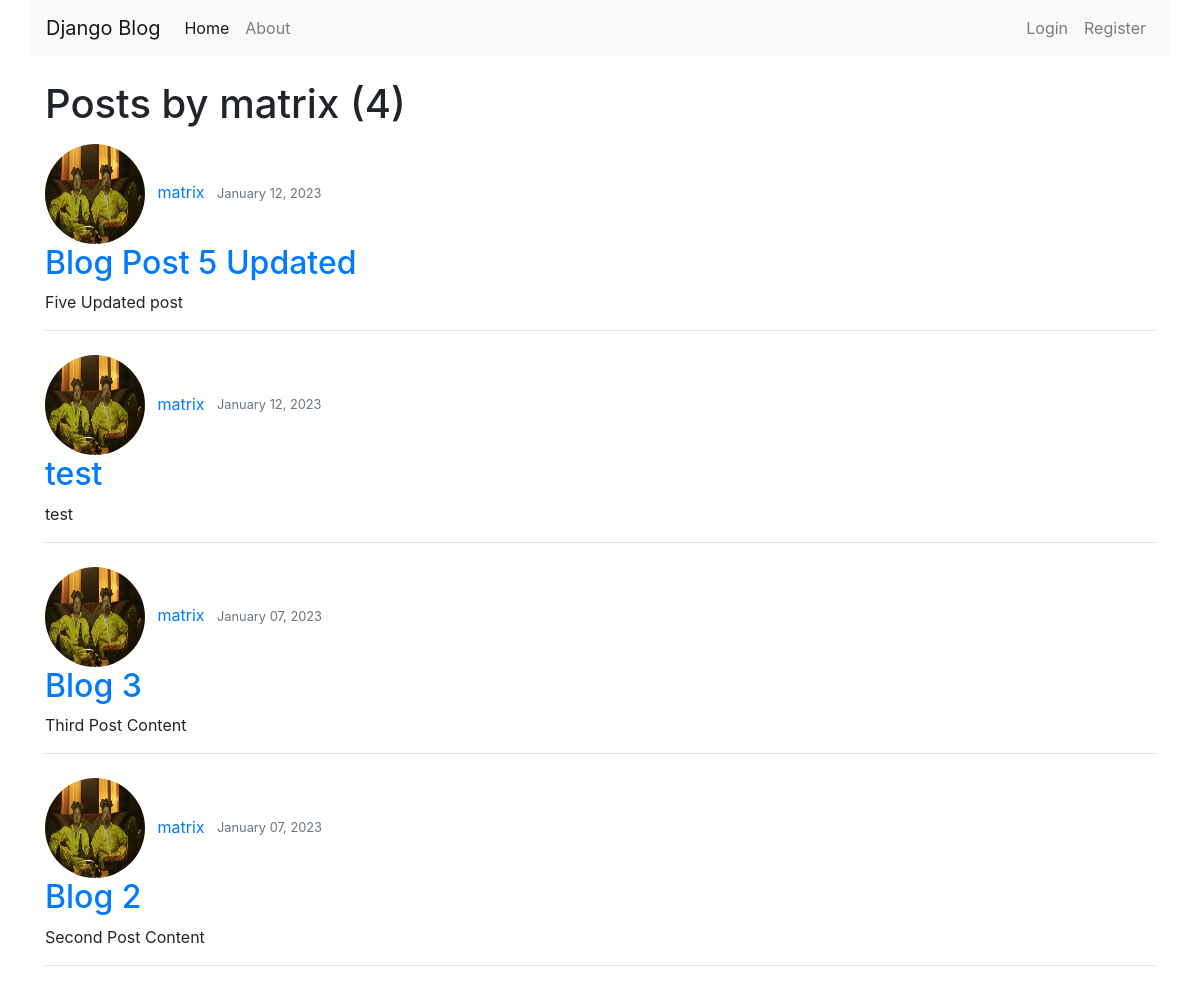
/user/matrix/, run on an earlier commit of the app's database.
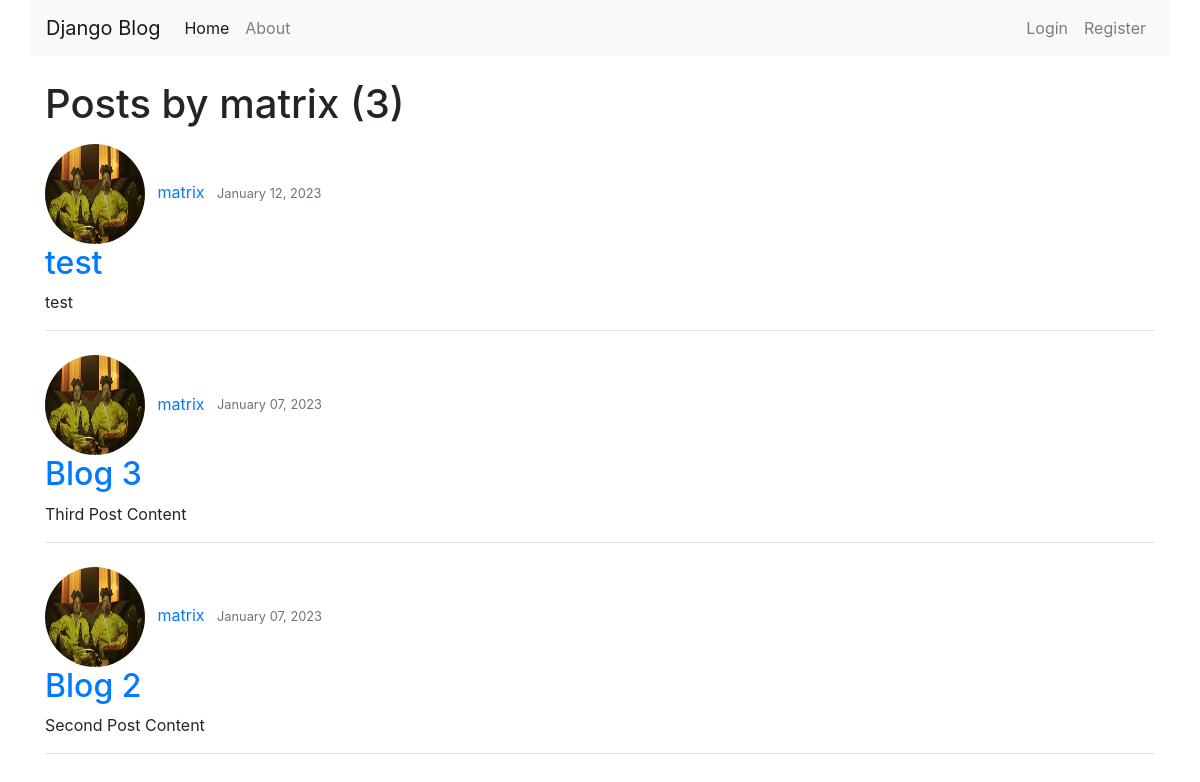
And on a later commit of the database.
### blog/models.py (models this page shows, shortened)
class Post(models.Model):
    title = models.CharField(max_length=100)
    content = models.TextField()
    date_posted = models.DateTimeField(default=timezone.now)
    author = models.ForeignKey(User, on_delete=models.CASCADE)

### users/models.py (models this page shows, shortened)
class Profile(models.Model):
    user = models.OneToOneField(User, on_delete=models.CASCADE)
    image = models.ImageField(default='default.jpg', upload_to='profile_pics')

### blog/views.py (the view)
# urls.py: path('user/<str:username>/', UserPostListView.as_view(), name='user-posts'),
class UserPostListView(ListView):
    model = Post
    template_name = 'blog/user_posts.html'  # <app>/<model>_<viewtype>.html  Eg, blog/home_list.html
    context_object_name = 'posts'
    paginate_by = 5
    def get_queryset(self):
        user = get_object_or_404(User, username=self.kwargs.get('username'))
        return Post.objects.filter(author=user).order_by('-date_posted')

### blog/templates/blog/user_posts.html (shortened to what this page needs)
{% extends 'blog/base.html' %}
{% block content %}
    <h1 class="mb-3">Posts by {{ view.kwargs.username }} ({{ page_obj.paginator.count }})</h1>
    {% for post in posts %}
        <img src="{{ post.author.profile.image.url }}" class="rounded-circle" width="100px" height="100px">
        <a href="{% url 'user-posts' post.author.username %}" class="ml-2 mr-2">{{ post.author }}</a>
        <small class="text-muted">{{ post.date_posted | date:"F d, Y" }}</small>
        <h2><a href="{% url 'post-detail' post.id %}">{{ post.title }}</a></h2>
        <p>{{ post.content }}</p>
        <div class="border-bottom"></div>
        <br>
    {% endfor %}
{% endblock content %}

What changed in the data, as far as the page shows it:
removed Post: author.profile.image (picture), author "matrix", date_posted "January 12, 2023", title "Blog Post 5 Updated", content "Five Updated post"
Also different on the page:
{{ page_obj.paginator.count }}: "4" → "3"
